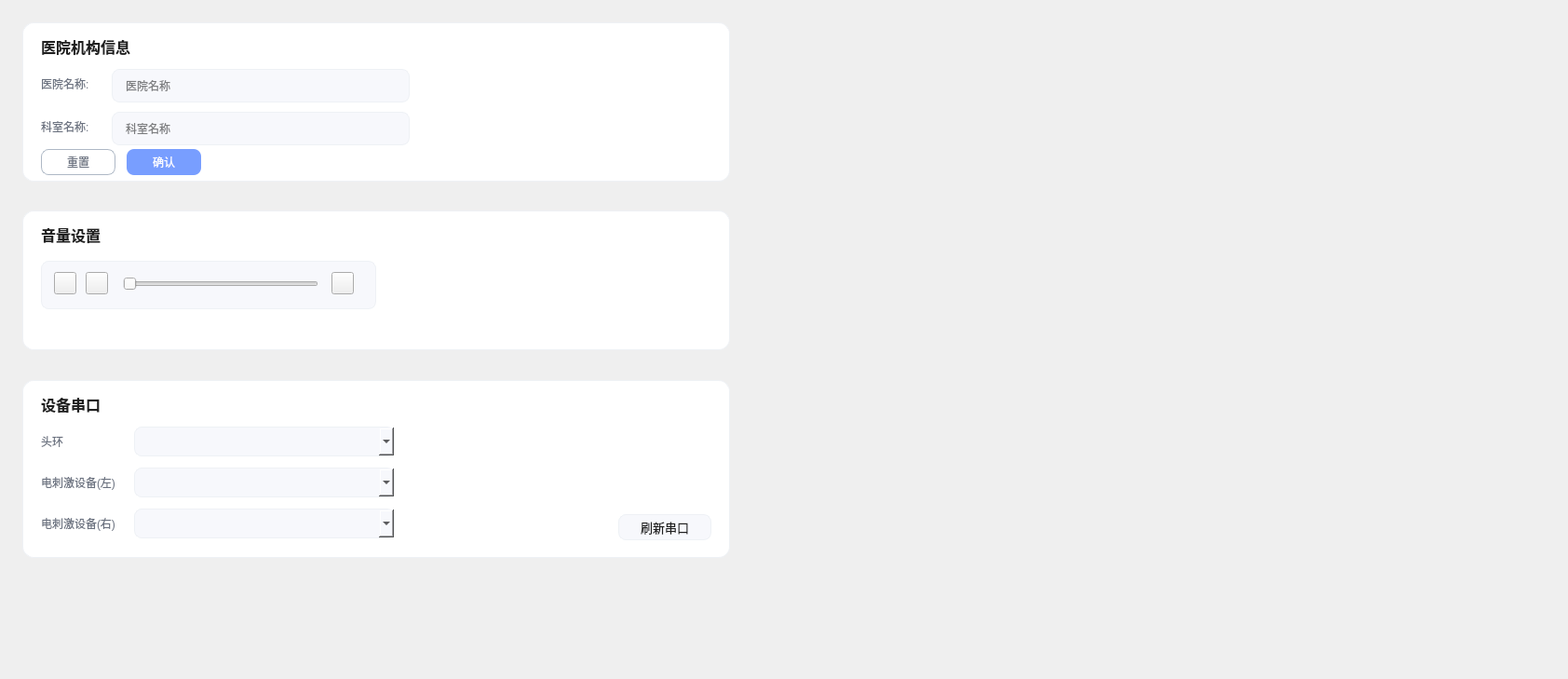
       <widget class="QWidget" name="tab_set_other">
        <attribute name="title">
         <string>其他设置</string>
        </attribute>
        <widget class="QFrame" name="frame_hospital_info">
         <property name="geometry">
          <rect>
           <x>24</x>
           <y>24</y>
           <width>760</width>
           <height>171</height>
          </rect>
         </property>
         <property name="styleSheet">
          <string notr="true">QFrame#frame_hospital_info {
background: #FFFFFF;
border: 1px solid #EEF1F5;
border-radius: 12px;
}</string>
         </property>
         <widget class="QLabel" name="label_hospital_info_title">
          <property name="geometry">
           <rect>
            <x>20</x>
            <y>16</y>
            <width>120</width>
            <height>20</height>
           </rect>
          </property>
          <property name="styleSheet">
           <string notr="true">color: #1F1F1F;
font-size: 16px;
font-weight: 600;</string>
          </property>
          <property name="text">
           <string>医院机构信息</string>
          </property>
         </widget>
         <widget class="QLabel" name="label_hospital_name">
          <property name="geometry">
           <rect>
            <x>20</x>
            <y>56</y>
            <width>61</width>
            <height>20</height>
           </rect>
          </property>
          <property name="styleSheet">
           <string notr="true">color: #6B7280;</string>
          </property>
          <property name="text">
           <string>医院名称:</string>
          </property>
         </widget>
         <widget class="QLineEdit" name="lineEdit_hospital_name">
          <property name="geometry">
           <rect>
            <x>96</x>
            <y>50</y>
            <width>320</width>
            <height>36</height>
           </rect>
          </property>
          <property name="styleSheet">
           <string notr="true">background: #F7F8FC;
border: 1px solid #EEF1F5;
border-radius: 8px;
padding-left: 12px;</string>
          </property>
          <property name="placeholderText">
           <string>医院名称</string>
          </property>
         </widget>
         <widget class="QLabel" name="label_department_name">
          <property name="geometry">
           <rect>
            <x>20</x>
            <y>102</y>
            <width>61</width>
            <height>20</height>
           </rect>
          </property>
          <property name="styleSheet">
           <string notr="true">color: #6B7280;</string>
          </property>
          <property name="text">
           <string>科室名称:</string>
          </property>
         </widget>
         <widget class="QLineEdit" name="lineEdit_department_name">
          <property name="geometry">
           <rect>
            <x>96</x>
            <y>96</y>
            <width>320</width>
            <height>36</height>
           </rect>
          </property>
          <property name="styleSheet">
           <string notr="true">background: #F7F8FC;
border: 1px solid #EEF1F5;
border-radius: 8px;
padding-left: 12px;</string>
          </property>
          <property name="placeholderText">
           <string>科室名称</string>
          </property>
         </widget>
         <widget class="QPushButton" name="pushButton_other_reset">
          <property name="geometry">
           <rect>
            <x>20</x>
            <y>136</y>
            <width>80</width>
            <height>28</height>
           </rect>
          </property>
          <property name="styleSheet">
           <string notr="true">QPushButton {
background: #FFFFFF;
border: 1px solid #AEB8C5;
border-radius: 8px;
color: #6B7280;
}</string>
          </property>
          <property name="text">
           <string>重置</string>
          </property>
         </widget>
         <widget class="QPushButton" name="pushButton_other_confirm">
          <property name="geometry">
           <rect>
            <x>112</x>
            <y>136</y>
            <width>80</width>
            <height>28</height>
           </rect>
          </property>
          <property name="styleSheet">
           <string notr="true">QPushButton {
background: #789EFF;
border: none;
border-radius: 8px;
color: #FFFFFF;
}</string>
          </property>
          <property name="text">
           <string>确认</string>
          </property>
         </widget>
        </widget>
        <widget class="QFrame" name="frame_volume">
         <property name="geometry">
          <rect>
           <x>24</x>
           <y>226</y>
           <width>760</width>
           <height>150</height>
          </rect>
         </property>
         <property name="styleSheet">
          <string notr="true">QFrame#frame_volume {
background: #FFFFFF;
border: 1px solid #EEF1F5;
border-radius: 12px;
}</string>
         </property>
         <widget class="QLabel" name="label_17">
          <property name="geometry">
           <rect>
            <x>20</x>
            <y>16</y>
            <width>80</width>
            <height>20</height>
           </rect>
          </property>
          <property name="styleSheet">
           <string notr="true">color: #1F1F1F;
font-size: 16px;
font-weight: 600;</string>
          </property>
          <property name="text">
           <string>音量设置</string>
          </property>
         </widget>
         <widget class="QFrame" name="frame_volume_inner">
          <property name="geometry">
           <rect>
            <x>20</x>
            <y>54</y>
            <width>360</width>
            <height>52</height>
           </rect>
          </property>
          <property name="styleSheet">
           <string notr="true">QFrame#frame_volume_inner {
background: #F7F8FC;
border: 1px solid #EEF1F5;
border-radius: 8px;
}</string>
          </property>
         </widget>
         <widget class="QPushButton" name="pushButton_vol_shutopen">
          <property name="geometry">
           <rect>
            <x>34</x>
            <y>66</y>
            <width>24</width>
            <height>24</height>
           </rect>
          </property>
          <property name="styleSheet">
           <string notr="true">border-image: url(:/set/pic/set_volumeopen.png);</string>
          </property>
          <property name="text">
           <string/>
          </property>
         </widget>
         <widget class="QPushButton" name="pushButton_vol_minus">
          <property name="geometry">
           <rect>
            <x>68</x>
            <y>66</y>
            <width>24</width>
            <height>24</height>
           </rect>
          </property>
          <property name="styleSheet">
           <string notr="true">border-image: url(:/set/pic/set_volumedown.png);</string>
          </property>
          <property name="text">
           <string/>
          </property>
         </widget>
         <widget class="QSlider" name="horizontalSlider_volume">
          <property name="geometry">
           <rect>
            <x>108</x>
            <y>68</y>
            <width>210</width>
            <height>22</height>
           </rect>
          </property>
          <property name="orientation">
           <enum>Qt::Horizontal</enum>
          </property>
         </widget>
         <widget class="QPushButton" name="pushButton_vol_add">
          <property name="geometry">
           <rect>
            <x>332</x>
            <y>66</y>
            <width>24</width>
            <height>24</height>
           </rect>
          </property>
          <property name="styleSheet">
           <string notr="true">border-image: url(:/set/pic/set_volumeup.png);</string>
          </property>
          <property name="text">
           <string/>
          </property>
         </widget>
        </widget>
        <widget class="QFrame" name="frame_hardware_ports">
         <property name="geometry">
          <rect>
           <x>24</x>
           <y>408</y>
           <width>760</width>
           <height>191</height>
          </rect>
         </property>
         <property name="styleSheet">
          <string notr="true">QFrame#frame_hardware_ports {
background: #FFFFFF;
border: 1px solid #EEF1F5;
border-radius: 12px;
}</string>
         </property>
         <widget class="QLabel" name="label_hardware_title">
          <property name="geometry">
           <rect>
            <x>20</x>
            <y>16</y>
            <width>120</width>
            <height>20</height>
           </rect>
          </property>
          <property name="styleSheet">
           <string notr="true">color: #1F1F1F;
font-size: 16px;
font-weight: 600;</string>
          </property>
          <property name="text">
           <string>设备串口</string>
          </property>
         </widget>
         <widget class="QLabel" name="label_40">
          <property name="geometry">
           <rect>
            <x>20</x>
            <y>56</y>
            <width>100</width>
            <height>20</height>
           </rect>
          </property>
          <property name="styleSheet">
           <string notr="true">color: #6B7280;</string>
          </property>
          <property name="text">
           <string>头环</string>
          </property>
         </widget>
         <widget class="QComboBox" name="comboBox_decoder_port">
          <property name="geometry">
           <rect>
            <x>120</x>
            <y>50</y>
            <width>280</width>
            <height>32</height>
           </rect>
          </property>
          <property name="styleSheet">
           <string notr="true">QComboBox {
background: #F7F8FC;
border: 1px solid #EEF1F5;
border-radius: 8px;
padding-left: 12px;
}</string>
          </property>
         </widget>
         <widget class="QLabel" name="label_41">
          <property name="geometry">
           <rect>
            <x>20</x>
            <y>100</y>
            <width>130</width>
            <height>20</height>
           </rect>
          </property>
          <property name="styleSheet">
           <string notr="true">color: #6B7280;</string>
          </property>
          <property name="text">
           <string>电刺激设备(左)</string>
          </property>
         </widget>
         <widget class="QComboBox" name="comboBox_NES_port">
          <property name="geometry">
           <rect>
            <x>120</x>
            <y>94</y>
            <width>280</width>
            <height>32</height>
           </rect>
          </property>
          <property name="styleSheet">
           <string notr="true">QComboBox {
background: #F7F8FC;
border: 1px solid #EEF1F5;
border-radius: 8px;
padding-left: 12px;
}</string>
          </property>
         </widget>
         <widget class="QLabel" name="label_nes_port_2">
          <property name="geometry">
           <rect>
            <x>20</x>
            <y>144</y>
            <width>130</width>
            <height>20</height>
           </rect>
          </property>
          <property name="styleSheet">
           <string notr="true">color: #6B7280;</string>
          </property>
          <property name="text">
           <string>电刺激设备(右)</string>
          </property>
         </widget>
         <widget class="QComboBox" name="comboBox_NES_port_2">
          <property name="geometry">
           <rect>
            <x>120</x>
            <y>138</y>
            <width>280</width>
            <height>32</height>
           </rect>
          </property>
          <property name="styleSheet">
           <string notr="true">QComboBox {
background: #F7F8FC;
border: 1px solid #EEF1F5;
border-radius: 8px;
padding-left: 12px;
}</string>
          </property>
         </widget>
         <widget class="QPushButton" name="pushButton_refresh_serial_ports">
          <property name="geometry">
           <rect>
            <x>640</x>
            <y>144</y>
            <width>100</width>
            <height>28</height>
           </rect>
          </property>
          <property name="styleSheet">
           <string notr="true">QPushButton {
background: #F7F8FC;
border: 1px solid #EEF1F5;
border-radius: 8px;
color: #1F1F1F;
font-size: 13px;
}
QPushButton:hover {
background: #EEF2FF;
border-color: #C7D2FE;
}</string>
          </property>
          <property name="text">
           <string>刷新串口</string>
          </property>
         </widget>
        </widget>
        <widget class="QLabel" name="label_set_watermark_3">
         <property name="geometry">
          <rect>
           <x>980</x>
           <y>120</y>
           <width>695</width>
           <height>600</height>
          </rect>
         </property>
         <property name="styleSheet">
          <string notr="true">border-image: url(:/set/pic/big_icon.png);</string>
         </property>
         <property name="text">
          <string/>
         </property>
        </widget>
       </widget>
